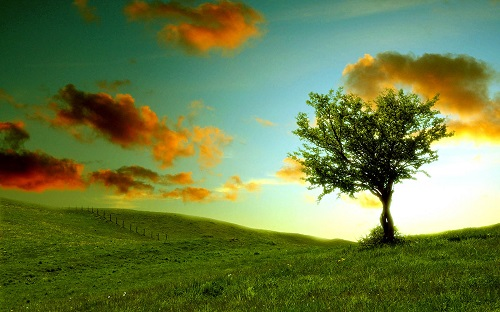
#> input picture gambar1_sm.jpg, 500 x 312 px, found by its file name
$ python 05-18-2.py
#> lines starting #> are read from the running program, lines starting #| are printed output that depends on the picture; after the words box and inside, x2 and y2 are one past the last pixel; in counts of white or black regions, pixels touching at a corner belong together
## LOW PASS FILTERING
import cv2
import numpy as np
from matplotlib import pyplot as plt
from cv2 import waitKey

def lowPassFiltering(img,size):
    h, w = img.shape[0:2]
    h1,w1 = int(h/2), int(w/2)
    img2 = np.zeros((h, w), np.uint8)
    img2[h1-int(size/2):h1+int(size/2),w1-int(size/2):w1+int(size/2)] = 1
    img3 = img2 + img
    return img3

gray = cv2.imread("gambar1_sm.jpg", 1)
#> gray is the input picture: shape (312, 500, 3); mean B, G, R 68.9, 124, 106.3
gray = cv2.cvtColor(gray, cv2.COLOR_BGR2GRAY)
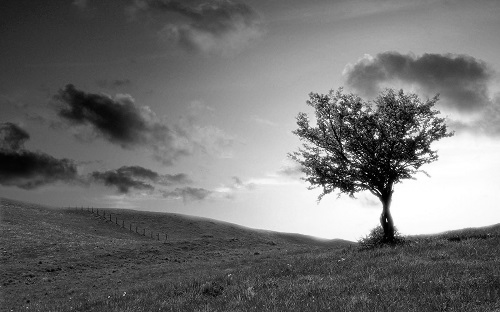
#> gray: shape (312, 500); min 0, max 255, mean 112.4
gray = cv2.resize(gray, (1280, 720))
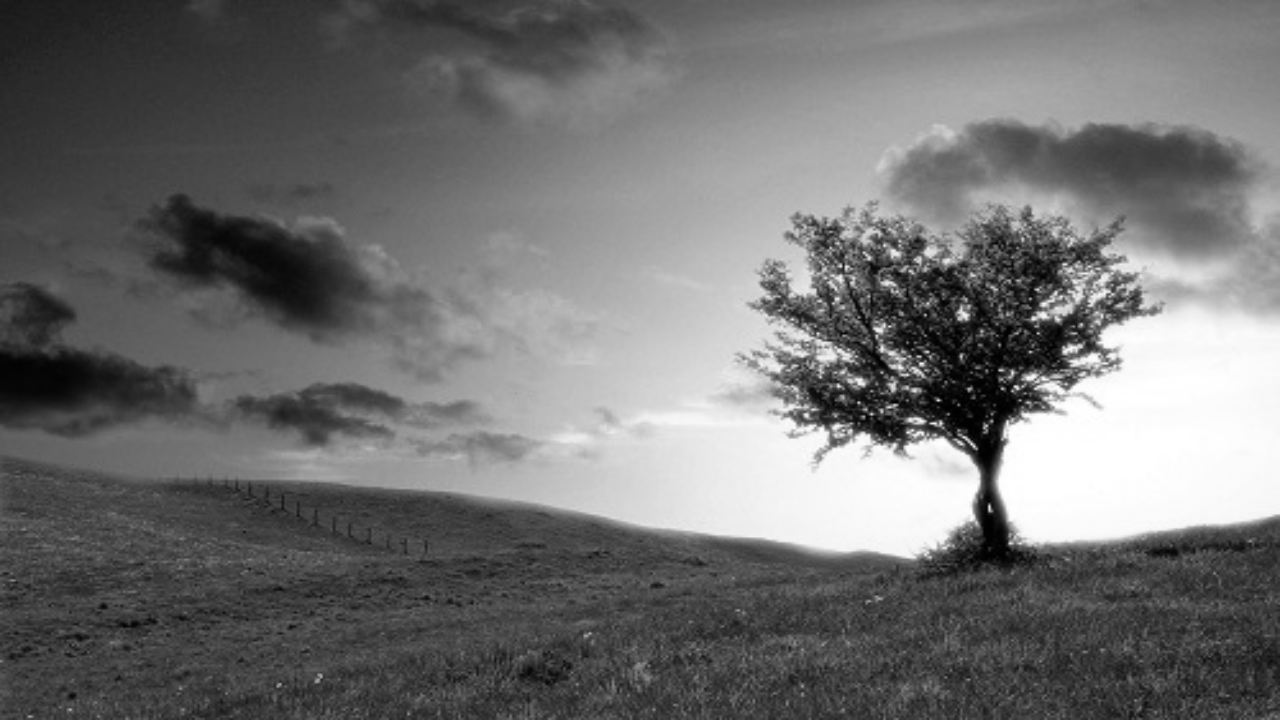
#> gray: shape (720, 1280); min 0, max 255, mean 112.3

h,w = gray.shape
#> h = 720; w = 1280
for i in range(3000):   # Add 3000 noise points
    x = np.random.randint(0, h)
    y = np.random.randint(0, w)
    gray[x,y] = 255
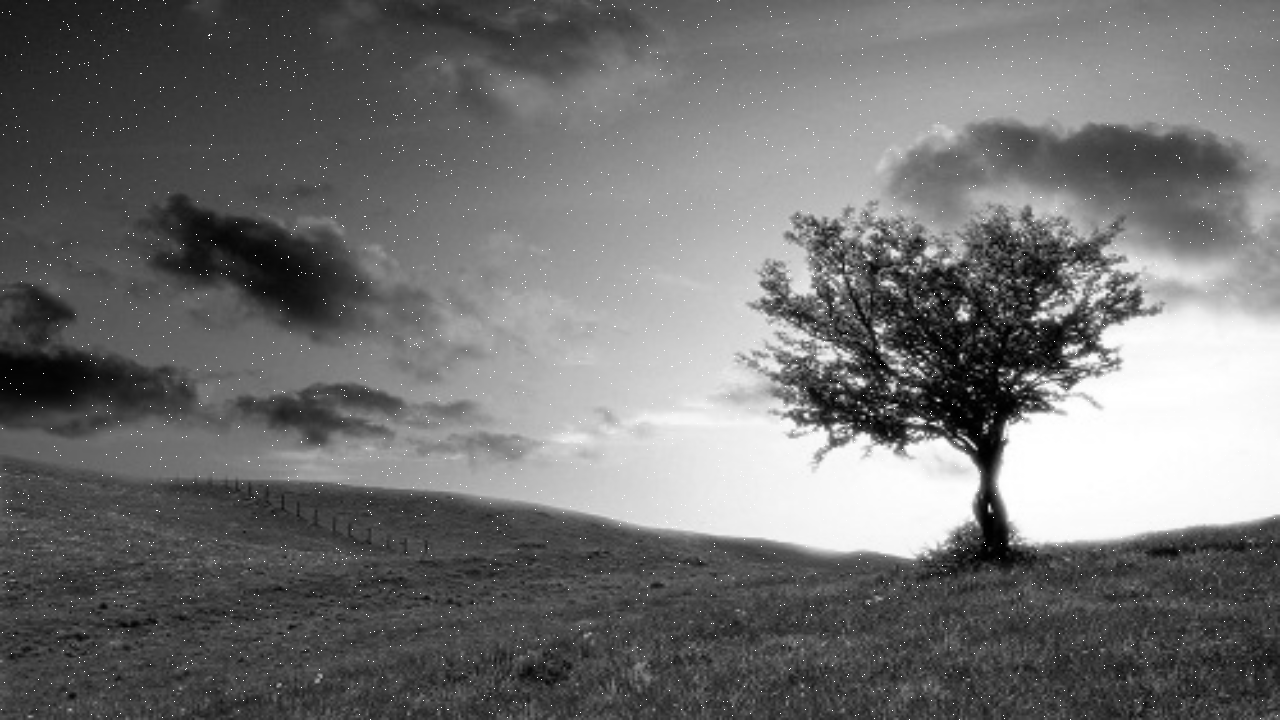
#> gray: shape (720, 1280); 0.32% of pixels changed, all inside (x1, y1, x2, y2) = (0, 0, 1280, 720)

# Fourier transform
img_dft = np.fft.fft2(gray)
dft_shift = np.fft.fftshift(img_dft)

# Low-pass filter
dft_shift = lowPassFiltering(dft_shift, 200)
res = np.log(np.abs(dft_shift))
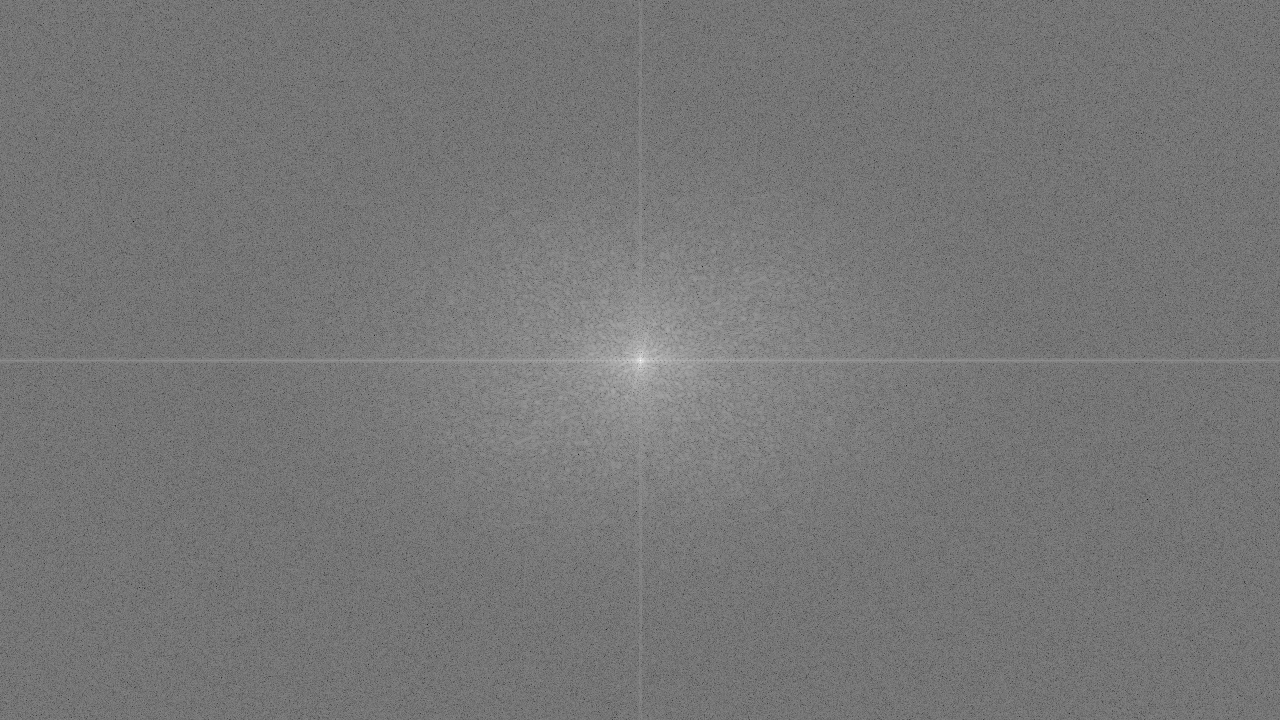
#> res: shape (720, 1280) float64; min 0.648, max 18.46, mean 8.97; drawn with min black and max white

# Inverse fourier transform
idft_shift = np.fft.ifftshift(dft_shift)
ifimg = np.fft.ifft2(idft_shift)
ifimg = np.abs(ifimg)
cv2.imshow("ifimg", np.int8(ifimg))
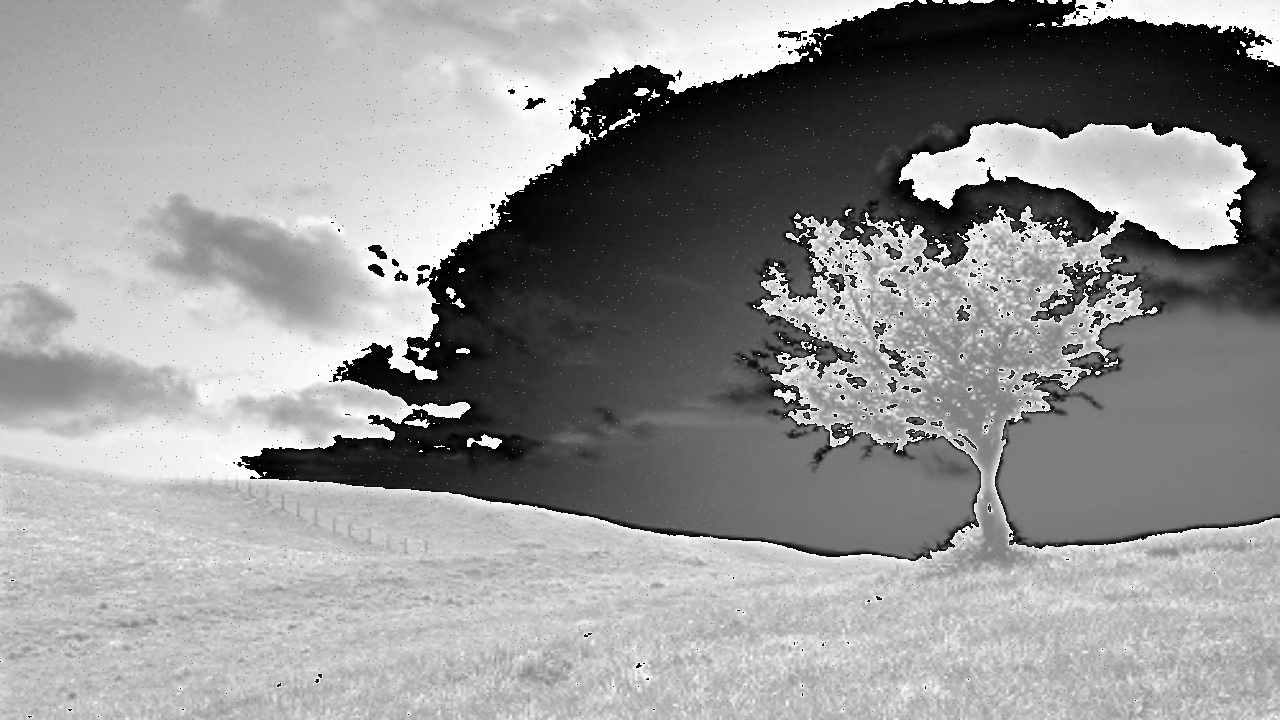
#> window 'ifimg': shape (720, 1280) int8; min -128, max 127, mean 20.9; drawn with min black and max white
cv2.imshow("gray", gray)

# Draw picture
plt.subplot(131), plt.imshow(gray, 'gray'), plt.title('Original image')
plt.axis('off')
plt.subplot(132), plt.imshow(res, 'gray'), plt.title('Low-pass filter')
plt.axis('off')
plt.subplot(133), plt.imshow(np.int8(ifimg), 'gray'), plt.title('Effect after filtering')
plt.axis('off')
plt.show()
cv2.waitKey(0)
cv2.destroyAllWindows()

$ run again, with gambar2.jpg copied over gambar1_sm.jpg
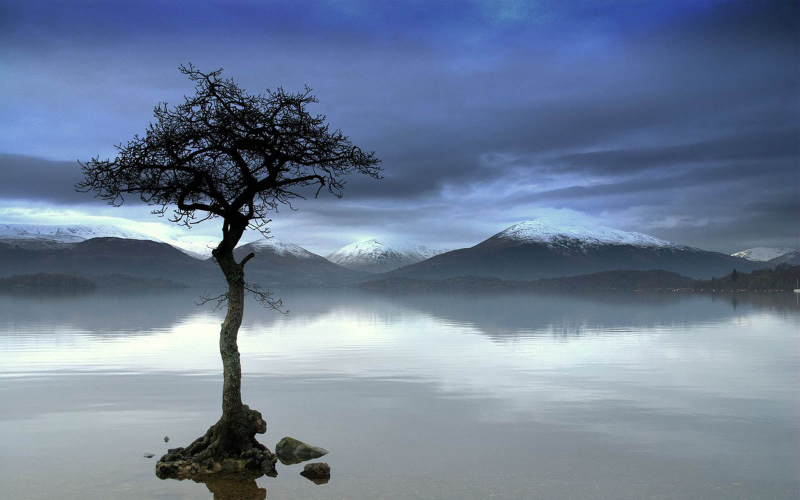
#> input picture gambar2.jpg, 1600 x 1000 px, found by its file name (shown at 1/2 size)
#> gray is the input picture: shape (1000, 1600, 3); mean B, G, R 150.9, 126.5, 110.2
#> after the loop `for i in range(3000):`:
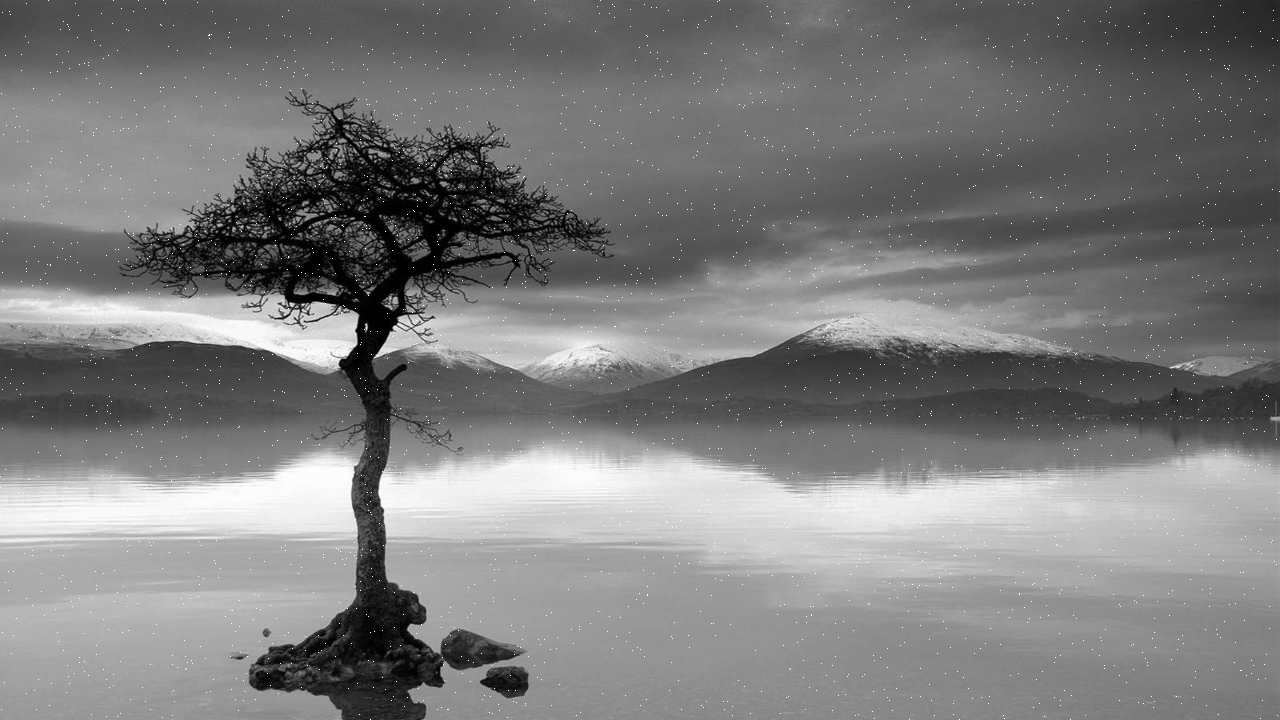
#> gray: shape (720, 1280); min 0, max 255, mean 124.7
#> `cv2.imshow("ifimg", np.int8(ifimg))`:
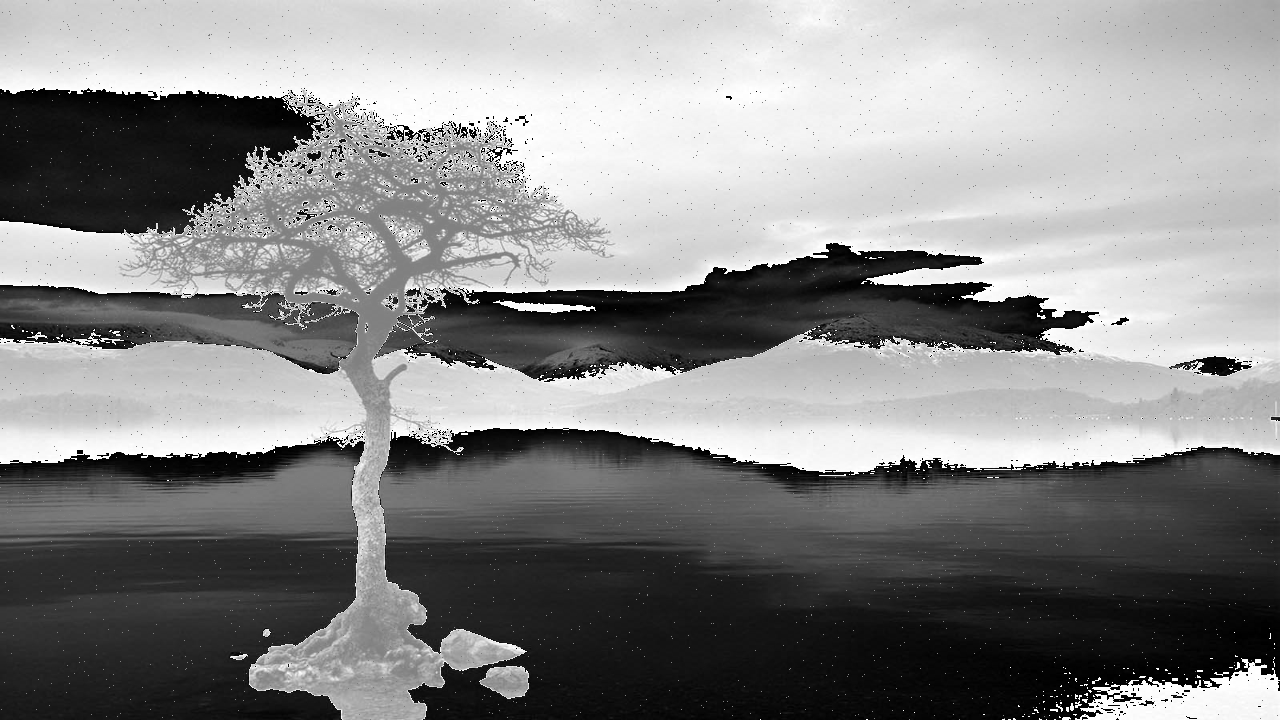
#> window 'ifimg': shape (720, 1280) int8; min -128, max 127, mean 7.3; drawn with min black and max white
